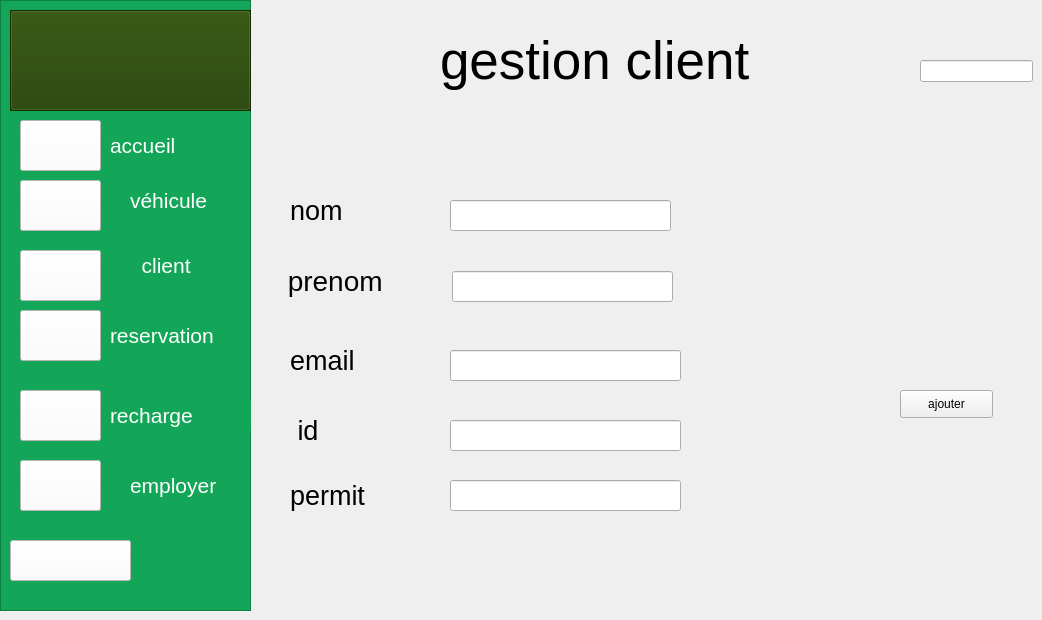
    <widget class="QWidget" name="tab_3">
     <attribute name="title">
      <string>Ajouter un animal</string>
     </attribute>
     <widget class="QLineEdit" name="lineEdit_6">
      <property name="geometry">
       <rect>
        <x>920</x>
        <y>60</y>
        <width>113</width>
        <height>22</height>
       </rect>
      </property>
     </widget>
     <widget class="QLineEdit" name="lineEdit_5">
      <property name="geometry">
       <rect>
        <x>450</x>
        <y>480</y>
        <width>231</width>
        <height>31</height>
       </rect>
      </property>
     </widget>
     <widget class="QLineEdit" name="lineEdit_3">
      <property name="geometry">
       <rect>
        <x>450</x>
        <y>350</y>
        <width>231</width>
        <height>31</height>
       </rect>
      </property>
     </widget>
     <widget class="QFrame" name="frame_2">
      <property name="geometry">
       <rect>
        <x>0</x>
        <y>0</y>
        <width>251</width>
        <height>611</height>
       </rect>
      </property>
      <property name="styleSheet">
       <string notr="true">background-color: rgb(20, 166, 88);</string>
      </property>
      <property name="frameShape">
       <enum>QFrame::StyledPanel</enum>
      </property>
      <property name="frameShadow">
       <enum>QFrame::Raised</enum>
      </property>
      <widget class="QPushButton" name="pushButton_17">
       <property name="geometry">
        <rect>
         <x>10</x>
         <y>540</y>
         <width>121</width>
         <height>41</height>
        </rect>
       </property>
       <property name="font">
        <font>
         <pointsize>20</pointsize>
        </font>
       </property>
       <property name="styleSheet">
        <string notr="true">color: rgb(255, 0, 0);
background-color: rgb(255, 255, 255);</string>
       </property>
       <property name="text">
        <string/>
       </property>
       <property name="icon">
        <iconset>
         <normaloff>../../se-deconnecter.png</normaloff>../../se-deconnecter.png</iconset>
       </property>
       <property name="iconSize">
        <size>
         <width>30</width>
         <height>30</height>
        </size>
       </property>
      </widget>
      <widget class="QFrame" name="frame_6">
       <property name="geometry">
        <rect>
         <x>10</x>
         <y>10</y>
         <width>241</width>
         <height>101</height>
        </rect>
       </property>
       <property name="styleSheet">
        <string notr="true">background-color: rgb(31, 63, 0);</string>
       </property>
       <property name="frameShape">
        <enum>QFrame::StyledPanel</enum>
       </property>
       <property name="frameShadow">
        <enum>QFrame::Raised</enum>
       </property>
       <widget class="QPushButton" name="pushButton_19">
        <property name="geometry">
         <rect>
          <x>0</x>
          <y>0</y>
          <width>241</width>
          <height>101</height>
         </rect>
        </property>
        <property name="font">
         <font>
          <pointsize>60</pointsize>
         </font>
        </property>
        <property name="text">
         <string/>
        </property>
        <property name="icon">
         <iconset>
          <normaloff>../../logo.png</normaloff>../../logo.png</iconset>
        </property>
        <property name="iconSize">
         <size>
          <width>250</width>
          <height>200</height>
         </size>
        </property>
       </widget>
      </widget>
      <widget class="QPushButton" name="pushButton_20">
       <property name="geometry">
        <rect>
         <x>20</x>
         <y>390</y>
         <width>81</width>
         <height>51</height>
        </rect>
       </property>
       <property name="styleSheet">
        <string notr="true">background-color: rgb(255, 255, 255);
</string>
       </property>
       <property name="text">
        <string/>
       </property>
       <property name="icon">
        <iconset>
         <normaloff>../../retour-produit (1).png</normaloff>../../retour-produit (1).png</iconset>
       </property>
       <property name="iconSize">
        <size>
         <width>50</width>
         <height>50</height>
        </size>
       </property>
      </widget>
      <widget class="QLabel" name="label_11">
       <property name="geometry">
        <rect>
         <x>110</x>
         <y>400</y>
         <width>141</width>
         <height>31</height>
        </rect>
       </property>
       <property name="font">
        <font>
         <pointsize>16</pointsize>
        </font>
       </property>
       <property name="styleSheet">
        <string notr="true">color: rgb(255, 255, 255);</string>
       </property>
       <property name="text">
        <string>recharge</string>
       </property>
      </widget>
      <widget class="QPushButton" name="pushButton_5">
       <property name="geometry">
        <rect>
         <x>20</x>
         <y>120</y>
         <width>81</width>
         <height>51</height>
        </rect>
       </property>
       <property name="font">
        <font>
         <weight>75</weight>
         <bold>true</bold>
        </font>
       </property>
       <property name="styleSheet">
        <string notr="true">background-color: rgb(255, 255, 255);</string>
       </property>
       <property name="text">
        <string/>
       </property>
       <property name="icon">
        <iconset>
         <normaloff>../../tableau-de-bord.png</normaloff>../../tableau-de-bord.png</iconset>
       </property>
       <property name="iconSize">
        <size>
         <width>50</width>
         <height>50</height>
        </size>
       </property>
      </widget>
      <widget class="QLabel" name="label_31">
       <property name="geometry">
        <rect>
         <x>110</x>
         <y>130</y>
         <width>91</width>
         <height>31</height>
        </rect>
       </property>
       <property name="font">
        <font>
         <pointsize>16</pointsize>
        </font>
       </property>
       <property name="styleSheet">
        <string notr="true">color: rgb(255, 255, 255);</string>
       </property>
       <property name="text">
        <string>accueil</string>
       </property>
      </widget>
      <widget class="QPushButton" name="pushButton_21">
       <property name="geometry">
        <rect>
         <x>20</x>
         <y>310</y>
         <width>81</width>
         <height>51</height>
        </rect>
       </property>
       <property name="styleSheet">
        <string notr="true">background-color: rgb(255, 255, 255);</string>
       </property>
       <property name="text">
        <string/>
       </property>
       <property name="icon">
        <iconset>
         <normaloff>../../reservation.png</normaloff>../../reservation.png</iconset>
       </property>
       <property name="iconSize">
        <size>
         <width>50</width>
         <height>50</height>
        </size>
       </property>
      </widget>
      <widget class="QLabel" name="label_32">
       <property name="geometry">
        <rect>
         <x>110</x>
         <y>320</y>
         <width>131</width>
         <height>31</height>
        </rect>
       </property>
       <property name="font">
        <font>
         <pointsize>16</pointsize>
        </font>
       </property>
       <property name="styleSheet">
        <string notr="true">color: rgb(255, 255, 255);</string>
       </property>
       <property name="text">
        <string>reservation</string>
       </property>
      </widget>
      <widget class="QLabel" name="label_33">
       <property name="geometry">
        <rect>
         <x>130</x>
         <y>180</y>
         <width>101</width>
         <height>41</height>
        </rect>
       </property>
       <property name="font">
        <font>
         <pointsize>16</pointsize>
        </font>
       </property>
       <property name="styleSheet">
        <string notr="true">color: rgb(255, 255, 255);</string>
       </property>
       <property name="text">
        <string>véhicule</string>
       </property>
      </widget>
      <widget class="QPushButton" name="pushButton_22">
       <property name="geometry">
        <rect>
         <x>20</x>
         <y>180</y>
         <width>81</width>
         <height>51</height>
        </rect>
       </property>
       <property name="styleSheet">
        <string notr="true">background-color: rgb(255, 255, 255);</string>
       </property>
       <property name="text">
        <string/>
       </property>
       <property name="icon">
        <iconset>
         <normaloff>../../voiture-electrique.png</normaloff>../../voiture-electrique.png</iconset>
       </property>
       <property name="iconSize">
        <size>
         <width>50</width>
         <height>50</height>
        </size>
       </property>
      </widget>
      <widget class="QPushButton" name="pushButton_23">
       <property name="geometry">
        <rect>
         <x>20</x>
         <y>250</y>
         <width>81</width>
         <height>51</height>
        </rect>
       </property>
       <property name="styleSheet">
        <string notr="true">background-color: rgb(255, 255, 255);</string>
       </property>
       <property name="text">
        <string/>
       </property>
       <property name="icon">
        <iconset>
         <normaloff>../../compte.png</normaloff>../../compte.png</iconset>
       </property>
       <property name="iconSize">
        <size>
         <width>50</width>
         <height>50</height>
        </size>
       </property>
      </widget>
      <widget class="QLabel" name="label_34">
       <property name="geometry">
        <rect>
         <x>130</x>
         <y>250</y>
         <width>101</width>
         <height>31</height>
        </rect>
       </property>
       <property name="font">
        <font>
         <pointsize>16</pointsize>
        </font>
       </property>
       <property name="styleSheet">
        <string notr="true">color: rgb(255, 255, 255);</string>
       </property>
       <property name="text">
        <string>  client</string>
       </property>
      </widget>
      <widget class="QPushButton" name="pushButton_24">
       <property name="geometry">
        <rect>
         <x>20</x>
         <y>460</y>
         <width>81</width>
         <height>51</height>
        </rect>
       </property>
       <property name="styleSheet">
        <string notr="true">background-color: rgb(255, 255, 255);</string>
       </property>
       <property name="text">
        <string/>
       </property>
       <property name="icon">
        <iconset>
         <normaloff>../../employe.png</normaloff>../../employe.png</iconset>
       </property>
       <property name="iconSize">
        <size>
         <width>50</width>
         <height>50</height>
        </size>
       </property>
      </widget>
      <widget class="QLabel" name="label_35">
       <property name="geometry">
        <rect>
         <x>130</x>
         <y>470</y>
         <width>111</width>
         <height>31</height>
        </rect>
       </property>
       <property name="font">
        <font>
         <pointsize>16</pointsize>
        </font>
       </property>
       <property name="styleSheet">
        <string notr="true">color: rgb(255, 255, 255);</string>
       </property>
       <property name="text">
        <string>employer</string>
       </property>
      </widget>
     </widget>
     <widget class="QLineEdit" name="lineEdit_2">
      <property name="geometry">
       <rect>
        <x>452</x>
        <y>271</y>
        <width>221</width>
        <height>31</height>
       </rect>
      </property>
     </widget>
     <widget class="QLabel" name="label_36">
      <property name="geometry">
       <rect>
        <x>290</x>
        <y>470</y>
        <width>111</width>
        <height>51</height>
       </rect>
      </property>
      <property name="font">
       <font>
        <pointsize>20</pointsize>
       </font>
      </property>
      <property name="text">
       <string>permit</string>
      </property>
     </widget>
     <widget class="QLabel" name="label">
      <property name="geometry">
       <rect>
        <x>440</x>
        <y>20</y>
        <width>431</width>
        <height>81</height>
       </rect>
      </property>
      <property name="font">
       <font>
        <pointsize>40</pointsize>
       </font>
      </property>
      <property name="text">
       <string>gestion client </string>
      </property>
     </widget>
     <widget class="QLineEdit" name="lineEdit">
      <property name="geometry">
       <rect>
        <x>450</x>
        <y>200</y>
        <width>221</width>
        <height>31</height>
       </rect>
      </property>
     </widget>
     <widget class="QLineEdit" name="lineEdit_4">
      <property name="geometry">
       <rect>
        <x>450</x>
        <y>420</y>
        <width>231</width>
        <height>31</height>
       </rect>
      </property>
     </widget>
     <widget class="QLabel" name="label_4">
      <property name="geometry">
       <rect>
        <x>290</x>
        <y>340</y>
        <width>111</width>
        <height>41</height>
       </rect>
      </property>
      <property name="font">
       <font>
        <pointsize>20</pointsize>
       </font>
      </property>
      <property name="text">
       <string>email</string>
      </property>
     </widget>
     <widget class="QLabel" name="label_2">
      <property name="geometry">
       <rect>
        <x>290</x>
        <y>190</y>
        <width>121</width>
        <height>41</height>
       </rect>
      </property>
      <property name="font">
       <font>
        <pointsize>20</pointsize>
       </font>
      </property>
      <property name="text">
       <string>nom</string>
      </property>
     </widget>
     <widget class="QLabel" name="label_3">
      <property name="geometry">
       <rect>
        <x>280</x>
        <y>260</y>
        <width>151</width>
        <height>41</height>
       </rect>
      </property>
      <property name="font">
       <font>
        <pointsize>21</pointsize>
       </font>
      </property>
      <property name="text">
       <string> prenom</string>
      </property>
     </widget>
     <widget class="QLabel" name="label_37">
      <property name="geometry">
       <rect>
        <x>290</x>
        <y>410</y>
        <width>71</width>
        <height>41</height>
       </rect>
      </property>
      <property name="font">
       <font>
        <pointsize>20</pointsize>
       </font>
      </property>
      <property name="text">
       <string> id</string>
      </property>
     </widget>
     <widget class="QPushButton" name="pushButton_6">
      <property name="geometry">
       <rect>
        <x>900</x>
        <y>390</y>
        <width>93</width>
        <height>28</height>
       </rect>
      </property>
      <property name="text">
       <string>ajouter</string>
      </property>
     </widget>
    </widget>
